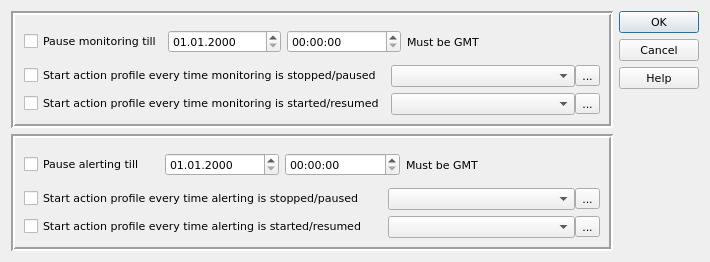
<?xml version="1.0" encoding="UTF-8"?>
<ui version="4.0">
 <class>PauseMonitoringDlg</class>
 <widget class="QDialog" name="PauseMonitoringDlg">
  <property name="geometry">
   <rect>
    <x>0</x>
    <y>0</y>
    <width>710</width>
    <height>262</height>
   </rect>
  </property>
  <property name="font">
   <font>
    <family>DejaVu Sans</family>
    <pointsize>8</pointsize>
   </font>
  </property>
  <property name="windowTitle">
   <string>Pause monitoring/alerting</string>
  </property>
  <property name="windowIcon">
   <iconset resource="../qHostMonitor.qrc">
    <normaloff>:/img/hostMonitor.png</normaloff>:/img/hostMonitor.png</iconset>
  </property>
  <layout class="QHBoxLayout" name="horizontalLayout_7">
   <item>
    <layout class="QVBoxLayout" name="verticalLayout_3">
     <item>
      <widget class="QFrame" name="frame">
       <property name="frameShape">
        <enum>QFrame::Box</enum>
       </property>
       <property name="frameShadow">
        <enum>QFrame::Sunken</enum>
       </property>
       <property name="lineWidth">
        <number>2</number>
       </property>
       <layout class="QVBoxLayout" name="verticalLayout">
        <item>
         <layout class="QHBoxLayout" name="horizontalLayout">
          <item>
           <widget class="QCheckBox" name="chkMonitoringPause">
            <property name="text">
             <string>Pause monitoring till</string>
            </property>
           </widget>
          </item>
          <item>
           <widget class="QDateEdit" name="dateMonitoringPause">
            <property name="displayFormat">
             <string>dd.MM.yyyy</string>
            </property>
           </widget>
          </item>
          <item>
           <widget class="QTimeEdit" name="timeMonitoringPause">
            <property name="displayFormat">
             <string>hh:mm:ss</string>
            </property>
           </widget>
          </item>
          <item>
           <widget class="QLabel" name="lblMonitoringPauseGmt">
            <property name="text">
             <string>Must be GMT</string>
            </property>
           </widget>
          </item>
          <item>
           <spacer name="horizontalSpacer">
            <property name="orientation">
             <enum>Qt::Horizontal</enum>
            </property>
            <property name="sizeType">
             <enum>QSizePolicy::Fixed</enum>
            </property>
            <property name="sizeHint" stdset="0">
             <size>
              <width>80</width>
              <height>20</height>
             </size>
            </property>
           </spacer>
          </item>
         </layout>
        </item>
        <item>
         <layout class="QFormLayout" name="formLayout">
          <item row="0" column="0">
           <widget class="QCheckBox" name="chkMonitoringStopped">
            <property name="text">
             <string>Start action profile every time monitoring is stopped/paused</string>
            </property>
           </widget>
          </item>
          <item row="0" column="1">
           <layout class="QHBoxLayout" name="horizontalLayout_2">
            <property name="spacing">
             <number>0</number>
            </property>
            <item>
             <widget class="QComboBox" name="cmbMonitoringStopped">
              <item>
               <property name="text">
                <string/>
               </property>
              </item>
              <item>
               <property name="text">
                <string>Do nothing</string>
               </property>
              </item>
              <item>
               <property name="text">
                <string>Message, Sound</string>
               </property>
              </item>
              <item>
               <property name="text">
                <string>reboot</string>
               </property>
              </item>
              <item>
               <property name="text">
                <string>reports</string>
               </property>
              </item>
              <item>
               <property name="text">
                <string>Repair server</string>
               </property>
              </item>
              <item>
               <property name="text">
                <string>change test interval / 2</string>
               </property>
              </item>
              <item>
               <property name="text">
                <string>day-nights alerts</string>
               </property>
              </item>
             </widget>
            </item>
            <item>
             <widget class="QToolButton" name="btnMonitoringStopped">
              <property name="text">
               <string>...</string>
              </property>
              <property name="icon">
               <iconset resource="../qHostMonitor.qrc">
                <normaloff>:/img/foldersTree.png</normaloff>:/img/foldersTree.png</iconset>
              </property>
              <property name="iconSize">
               <size>
                <width>16</width>
                <height>16</height>
               </size>
              </property>
             </widget>
            </item>
           </layout>
          </item>
          <item row="1" column="0">
           <widget class="QCheckBox" name="chkMonitoringStarted">
            <property name="text">
             <string>Start action profile every time monitoring is started/resumed</string>
            </property>
           </widget>
          </item>
          <item row="1" column="1">
           <layout class="QHBoxLayout" name="horizontalLayout_3">
            <property name="spacing">
             <number>0</number>
            </property>
            <item>
             <widget class="QComboBox" name="cmbMonitoringStarted">
              <item>
               <property name="text">
                <string/>
               </property>
              </item>
              <item>
               <property name="text">
                <string>Do nothing</string>
               </property>
              </item>
              <item>
               <property name="text">
                <string>Message, Sound</string>
               </property>
              </item>
              <item>
               <property name="text">
                <string>reboot</string>
               </property>
              </item>
              <item>
               <property name="text">
                <string>reports</string>
               </property>
              </item>
              <item>
               <property name="text">
                <string>Repair server</string>
               </property>
              </item>
              <item>
               <property name="text">
                <string>change test interval / 2</string>
               </property>
              </item>
              <item>
               <property name="text">
                <string>day-nights alerts</string>
               </property>
              </item>
             </widget>
            </item>
            <item>
             <widget class="QToolButton" name="btnMonitoringStarted">
              <property name="text">
               <string>...</string>
              </property>
              <property name="icon">
               <iconset resource="../qHostMonitor.qrc">
                <normaloff>:/img/foldersTree.png</normaloff>:/img/foldersTree.png</iconset>
              </property>
              <property name="iconSize">
               <size>
                <width>16</width>
                <height>16</height>
               </size>
              </property>
             </widget>
            </item>
           </layout>
          </item>
         </layout>
        </item>
       </layout>
      </widget>
     </item>
     <item>
      <widget class="QFrame" name="frame_2">
       <property name="frameShape">
        <enum>QFrame::Box</enum>
       </property>
       <property name="frameShadow">
        <enum>QFrame::Sunken</enum>
       </property>
       <property name="lineWidth">
        <number>2</number>
       </property>
       <layout class="QVBoxLayout" name="verticalLayout_2">
        <item>
         <layout class="QHBoxLayout" name="horizontalLayout_4">
          <item>
           <widget class="QCheckBox" name="chkAlertingPause">
            <property name="text">
             <string>Pause alerting till    </string>
            </property>
           </widget>
          </item>
          <item>
           <widget class="QDateEdit" name="dateAlertingPause">
            <property name="displayFormat">
             <string>dd.MM.yyyy</string>
            </property>
           </widget>
          </item>
          <item>
           <widget class="QTimeEdit" name="timeAlertingPause">
            <property name="displayFormat">
             <string>hh:mm:ss </string>
            </property>
           </widget>
          </item>
          <item>
           <widget class="QLabel" name="lblAlertingPause">
            <property name="text">
             <string>Must be GMT</string>
            </property>
           </widget>
          </item>
          <item>
           <spacer name="horizontalSpacer_2">
            <property name="orientation">
             <enum>Qt::Horizontal</enum>
            </property>
            <property name="sizeType">
             <enum>QSizePolicy::Fixed</enum>
            </property>
            <property name="sizeHint" stdset="0">
             <size>
              <width>80</width>
              <height>20</height>
             </size>
            </property>
           </spacer>
          </item>
         </layout>
        </item>
        <item>
         <layout class="QFormLayout" name="formLayout_2">
          <item row="0" column="0">
           <widget class="QCheckBox" name="chkAlertingStopped">
            <property name="text">
             <string>Start action profile every time alerting is stopped/paused     </string>
            </property>
           </widget>
          </item>
          <item row="0" column="1">
           <layout class="QHBoxLayout" name="horizontalLayout_5">
            <property name="spacing">
             <number>0</number>
            </property>
            <item>
             <widget class="QComboBox" name="cmbAlertingStopped">
              <item>
               <property name="text">
                <string/>
               </property>
              </item>
              <item>
               <property name="text">
                <string>Do nothing</string>
               </property>
              </item>
              <item>
               <property name="text">
                <string>Message, Sound</string>
               </property>
              </item>
              <item>
               <property name="text">
                <string>reboot</string>
               </property>
              </item>
              <item>
               <property name="text">
                <string>reports</string>
               </property>
              </item>
              <item>
               <property name="text">
                <string>Repair server</string>
               </property>
              </item>
              <item>
               <property name="text">
                <string>change test interval / 2</string>
               </property>
              </item>
              <item>
               <property name="text">
                <string>day-nights alerts</string>
               </property>
              </item>
             </widget>
            </item>
            <item>
             <widget class="QToolButton" name="btnAlertingStopped">
              <property name="text">
               <string>...</string>
              </property>
              <property name="icon">
               <iconset resource="../qHostMonitor.qrc">
                <normaloff>:/img/foldersTree.png</normaloff>:/img/foldersTree.png</iconset>
              </property>
              <property name="iconSize">
               <size>
                <width>16</width>
                <height>16</height>
               </size>
              </property>
             </widget>
            </item>
           </layout>
          </item>
          <item row="1" column="0">
           <widget class="QCheckBox" name="chkAlertingStarted">
            <property name="text">
             <string>Start action profile every time alerting is started/resumed</string>
            </property>
           </widget>
          </item>
          <item row="1" column="1">
           <layout class="QHBoxLayout" name="horizontalLayout_6">
            <property name="spacing">
             <number>0</number>
            </property>
            <item>
             <widget class="QComboBox" name="cmbAlertingStarted">
              <item>
               <property name="text">
                <string/>
               </property>
              </item>
              <item>
               <property name="text">
                <string>Do nothing</string>
               </property>
              </item>
              <item>
               <property name="text">
                <string>Message, Sound</string>
               </property>
              </item>
              <item>
               <property name="text">
                <string>reboot</string>
               </property>
              </item>
              <item>
               <property name="text">
                <string>reports</string>
               </property>
              </item>
              <item>
               <property name="text">
                <string>Repair server</string>
               </property>
              </item>
              <item>
               <property name="text">
                <string>change test interval / 2</string>
               </property>
              </item>
              <item>
               <property name="text">
                <string>day-nights alerts</string>
               </property>
              </item>
             </widget>
            </item>
            <item>
             <widget class="QToolButton" name="btnAlertingStarted">
              <property name="text">
               <string>...</string>
              </property>
              <property name="icon">
               <iconset resource="../qHostMonitor.qrc">
                <normaloff>:/img/foldersTree.png</normaloff>:/img/foldersTree.png</iconset>
              </property>
              <property name="iconSize">
               <size>
                <width>16</width>
                <height>16</height>
               </size>
              </property>
             </widget>
            </item>
           </layout>
          </item>
         </layout>
        </item>
       </layout>
      </widget>
     </item>
    </layout>
   </item>
   <item>
    <layout class="QVBoxLayout" name="verticalLayout_4">
     <item>
      <widget class="QDialogButtonBox" name="btnBoxPauseMonitoring">
       <property name="orientation">
        <enum>Qt::Vertical</enum>
       </property>
       <property name="standardButtons">
        <set>QDialogButtonBox::Cancel|QDialogButtonBox::Help|QDialogButtonBox::Ok</set>
       </property>
       <property name="centerButtons">
        <bool>false</bool>
       </property>
      </widget>
     </item>
     <item>
      <spacer name="verticalSpacer">
       <property name="orientation">
        <enum>Qt::Vertical</enum>
       </property>
       <property name="sizeType">
        <enum>QSizePolicy::Preferred</enum>
       </property>
       <property name="sizeHint" stdset="0">
        <size>
         <width>20</width>
         <height>140</height>
        </size>
       </property>
      </spacer>
     </item>
    </layout>
   </item>
  </layout>
 </widget>
 <resources>
  <include location="../qHostMonitor.qrc"/>
  <include location="../qHostMonitor.qrc"/>
 </resources>
 <connections>
  <connection>
   <sender>btnBoxPauseMonitoring</sender>
   <signal>accepted()</signal>
   <receiver>PauseMonitoringDlg</receiver>
   <slot>accept()</slot>
   <hints>
    <hint type="sourcelabel">
     <x>643</x>
     <y>20</y>
    </hint>
    <hint type="destinationlabel">
     <x>639</x>
     <y>171</y>
    </hint>
   </hints>
  </connection>
  <connection>
   <sender>btnBoxPauseMonitoring</sender>
   <signal>rejected()</signal>
   <receiver>PauseMonitoringDlg</receiver>
   <slot>reject()</slot>
   <hints>
    <hint type="sourcelabel">
     <x>675</x>
     <y>59</y>
    </hint>
    <hint type="destinationlabel">
     <x>681</x>
     <y>167</y>
    </hint>
   </hints>
  </connection>
 </connections>
</ui>
